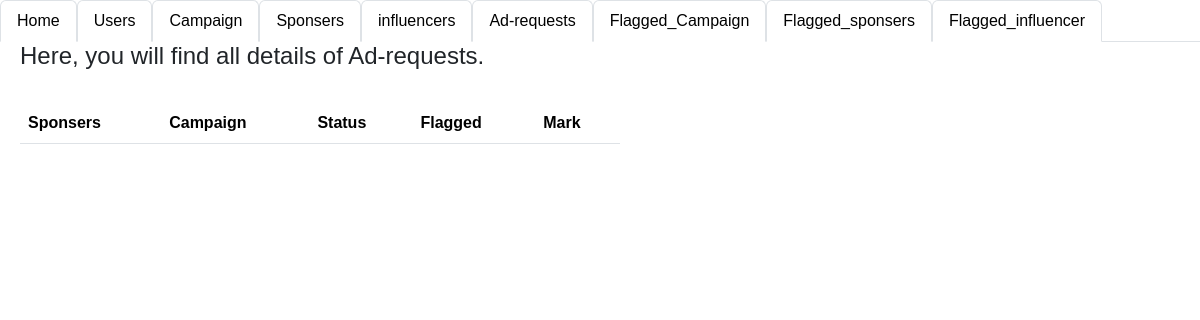
The app's page /admin_adreq, older data.
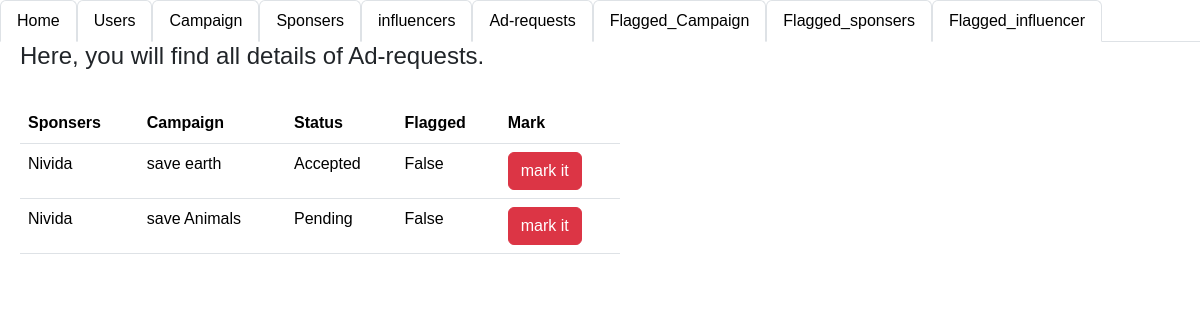
The same page, newer data.
### app.py (models this page shows)
class Sponsers(db.Model):
    __tablename__='sponsers'
    Sponsers_id=db.Column(db.Integer,primary_key=True,autoincrement=True)
    Company_name=db.Column(db.String)
    industry=db.Column(db.String)
    budget=db.Column(db.Integer)
    user_id=db.Column(db.Integer,db.ForeignKey(user.user_id))
    flagged_spons=db.Column(db.Boolean, default=False)

class campaigns(db.Model):
    __tablename__='campaign'
    campaigns_id=db.Column(db.Integer,primary_key=True,autoincrement=True)
    sponser_id=db.Column(db.String,db.ForeignKey(Sponsers.Sponsers_id))
    name=db.Column(db.String,nullable=False)
    description=db.Column(db.String)
    start_date=db.Column(db.String)
    end_date=db.Column(db.String)
    budget=db.Column(db.Integer)
    Visibility=db.Column(db.String)
    goals=db.Column(db.String)
    flagged_camp=db.Column(db.Boolean, default=False)

class Ad_request(db.Model):
    __tablename__="ad_req"
    adreq_id=db.Column(db.Integer,primary_key=True,autoincrement=True)
    campaigns_id=db.Column(db.Integer,db.ForeignKey(campaigns.campaigns_id))
    sponsers_id=db.Column(db.Integer,db.ForeignKey(Sponsers.Sponsers_id))
    messages=db.Column(db.String)
    requirements=db.Column(db.String)
    payment_amount=db.Column(db.String)
    status=db.Column(db.String)
    Influ_id=db.Column(db.Integer,db.ForeignKey(influencer.influencer_id))
    flagged_ad_reqd=db.Column(db.Boolean, default=False)

### app.py (the view)
@app.route("/admin_adreq",methods=["GET"])
def admin_adreq():
    addata=db.session.query(Ad_request).all()
    data=dict()
    count=1
    for i in addata:
        sponser=db.session.query(Sponsers).filter(Sponsers.Sponsers_id==i.sponsers_id).first()
        company=db.session.query(campaigns).filter(campaigns.campaigns_id==i.campaigns_id).first()
        data[count]=[i.adreq_id,sponser.Company_name,company.name,i.status,i.flagged_ad_reqd]
        count+=1
    print(data)
    return render_template("admin_adreq.html",addata=addata,data=data)

### templates/admin_adreq.html (shortened to what this page needs)
<!DOCTYPE html>
<html lang="en">
<head>
    <link href="static\style.css" rel="stylesheet">
    <link href="https://cdn.jsdelivr.net/npm/bootstrap@5.3.3/dist/css/bootstrap.min.css" rel="stylesheet">
</head>
<body>
  <ul class="nav nav-tabs">
    <li class="nav-item">
      <a class="nav-link active" aria-current="page" href="/login">Home</a>
    </li>
    <li class="nav-item">
      <a class="nav-link active" aria-current="page" href="/login_users">Users</a>
    </li>
    <li class="nav-item">
      <a class="nav-link active" aria-current="page" href="/login_camp" >Campaign</a>
    </li>
    <li class="nav-item">
      <a class="nav-link active" aria-current="page" href="/admin_spons" >Sponsers</a>
    </li>
    <li class="nav-item">
      <a class="nav-link active" aria-current="page" href="/admin_info" >influencers</a>
    </li>
    <li class="nav-item">
      <a class="nav-link active" aria-current="page" href="/admin_adreq" >Ad-requests</a>
  </li>
    <li class="nav-item">
      <a class="nav-link active" aria-current="page" href="" >Flagged_Campaign</a>
    </li>
    <li class="nav-item">
      <a class="nav-link active" aria-current="page" href="" >Flagged_sponsers</a>
    </li>
    <li class="nav-item">
      <a class="nav-link active" aria-current="page" href="" >Flagged_influencer</a>
    </li>
  </ul>
    <div class="seperate">
      <div style="width: 50%; margin-left: 20px;">
          <h4>Here, you will find all details of Ad-requests.</h4><br>
          <table class="table table-hover">
            <tr>
              <th>Sponsers</th>
              <th>Campaign</th>
              <th>Status</th>
              <th>Flagged</th>
              <th>Mark</th>
            </tr>
              {% for i in data %}
            <tr>
              <td>{{ data[i][1] }}</td>
              <td>{{data[i][2]}}</td>
              <td>{{data[i][3]}}</td>
              <td>{{data[i][4]}}</td>
              {% if data[i][4] == false %}
              <td><a class="btn btn-danger" href="/admin_ad_flag/{{data[i][0]}}">mark it</a></td>
              {% else %}
              <td><a class="btn btn-success" href="/admin_ad_flag_true/{{data[i][0]}}">unmark it</a></td>
              {% endif %}
            </tr>
              {% endfor %}
          </table>
      </div >
    </div>
</body>
</html>

Row changes from the older to the newer data that the page shows:
now on this page (row edited): Sponsers: Company_name "Nivida" "Nivida"
now on this page (row unchanged): campaigns: name "save earth"
added Ad_request: status "Accepted"
now on this page (row unchanged): campaigns: name "save Animals"
added Ad_request: status "Pending"
Text that changed along with them:
new list line: "False mark it"
